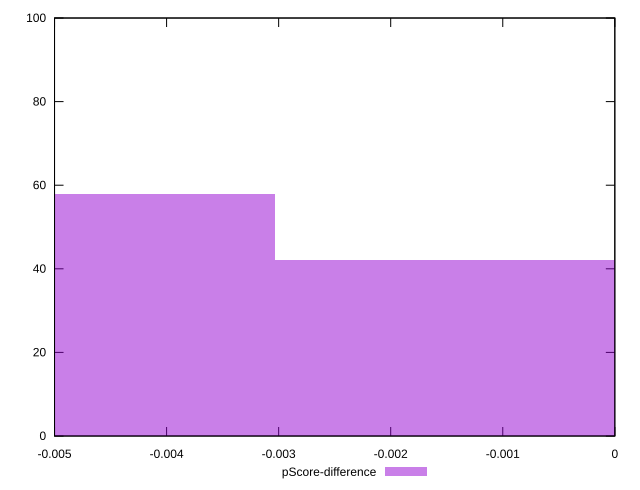

Generate this figure with gnuplot:
reset

$pScoreDifference <<EOF
-0.0060618077734094855 58
0 42
EOF

set key outside below
set boxwidth 0.0060618077734094855
set xrange [-0.0050000000000000044:0]
set yrange [0:100]
set trange [0:100]
set style fill transparent solid 0.5 noborder
set terminal svg size 640, 490 enhanced background rgb 'white'
set output "report_00017_2021-02-10T15-08-03.406Z/offscreen-images/samples/pages/pScore-difference/histogram.svg"

plot $pScoreDifference title "pScore-difference" with boxes

reset
